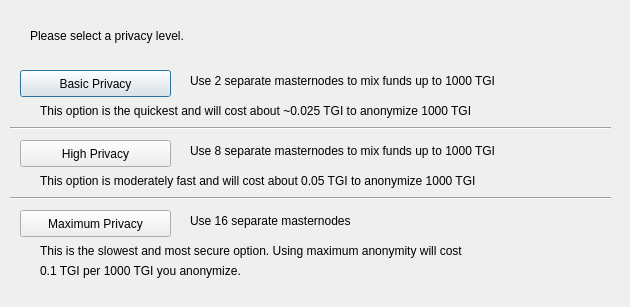
<?xml version="1.0" encoding="UTF-8"?>
<ui version="4.0">
 <class>DarksendConfig</class>
 <widget class="QDialog" name="DarksendConfig">
  <property name="geometry">
   <rect>
    <x>0</x>
    <y>0</y>
    <width>630</width>
    <height>307</height>
   </rect>
  </property>
  <property name="windowTitle">
   <string>Configure Darksend</string>
  </property>
  <widget class="QPushButton" name="buttonBasic">
   <property name="geometry">
    <rect>
     <x>20</x>
     <y>70</y>
     <width>151</width>
     <height>27</height>
    </rect>
   </property>
   <property name="text">
    <string>Basic Privacy</string>
   </property>
  </widget>
  <widget class="QPushButton" name="buttonHigh">
   <property name="geometry">
    <rect>
     <x>20</x>
     <y>140</y>
     <width>151</width>
     <height>27</height>
    </rect>
   </property>
   <property name="text">
    <string>High Privacy</string>
   </property>
  </widget>
  <widget class="QPushButton" name="buttonMax">
   <property name="geometry">
    <rect>
     <x>20</x>
     <y>210</y>
     <width>151</width>
     <height>27</height>
    </rect>
   </property>
   <property name="text">
    <string>Maximum Privacy</string>
   </property>
  </widget>
  <widget class="QLabel" name="label">
   <property name="geometry">
    <rect>
     <x>30</x>
     <y>20</y>
     <width>571</width>
     <height>31</height>
    </rect>
   </property>
   <property name="text">
    <string>Please select a privacy level.</string>
   </property>
  </widget>
  <widget class="QLabel" name="label_2">
   <property name="geometry">
    <rect>
     <x>190</x>
     <y>70</y>
     <width>421</width>
     <height>21</height>
    </rect>
   </property>
   <property name="text">
    <string>Use 2 separate masternodes to mix funds up to 1000 TGI</string>
   </property>
  </widget>
  <widget class="QLabel" name="label_3">
   <property name="geometry">
    <rect>
     <x>190</x>
     <y>140</y>
     <width>411</width>
     <height>21</height>
    </rect>
   </property>
   <property name="text">
    <string>Use 8 separate masternodes to mix funds up to 1000 TGI</string>
   </property>
  </widget>
  <widget class="QLabel" name="label_4">
   <property name="geometry">
    <rect>
     <x>190</x>
     <y>210</y>
     <width>421</width>
     <height>21</height>
    </rect>
   </property>
   <property name="text">
    <string>Use 16 separate masternodes</string>
   </property>
  </widget>
  <widget class="QLabel" name="label_6">
   <property name="geometry">
    <rect>
     <x>40</x>
     <y>100</y>
     <width>561</width>
     <height>21</height>
    </rect>
   </property>
   <property name="text">
    <string>This option is the quickest and will cost about ~0.025 TGI to anonymize 1000 TGI</string>
   </property>
  </widget>
  <widget class="QLabel" name="label_7">
   <property name="geometry">
    <rect>
     <x>40</x>
     <y>170</y>
     <width>561</width>
     <height>21</height>
    </rect>
   </property>
   <property name="text">
    <string>This option is moderately fast and will cost about 0.05 TGI to anonymize 1000 TGI</string>
   </property>
  </widget>
  <widget class="QLabel" name="label_8">
   <property name="geometry">
    <rect>
     <x>40</x>
     <y>240</y>
     <width>561</width>
     <height>21</height>
    </rect>
   </property>
   <property name="text">
    <string>This is the slowest and most secure option. Using maximum anonymity will cost</string>
   </property>
  </widget>
  <widget class="QLabel" name="label_9">
   <property name="geometry">
    <rect>
     <x>40</x>
     <y>260</y>
     <width>561</width>
     <height>21</height>
    </rect>
   </property>
   <property name="text">
    <string>0.1 TGI per 1000 TGI you anonymize.</string>
   </property>
  </widget>
  <widget class="Line" name="line">
   <property name="geometry">
    <rect>
     <x>10</x>
     <y>120</y>
     <width>601</width>
     <height>16</height>
    </rect>
   </property>
   <property name="orientation">
    <enum>Qt::Horizontal</enum>
   </property>
  </widget>
  <widget class="Line" name="line_2">
   <property name="geometry">
    <rect>
     <x>10</x>
     <y>190</y>
     <width>601</width>
     <height>16</height>
    </rect>
   </property>
   <property name="orientation">
    <enum>Qt::Horizontal</enum>
   </property>
  </widget>
 </widget>
 <resources/>
 <connections/>
</ui>
